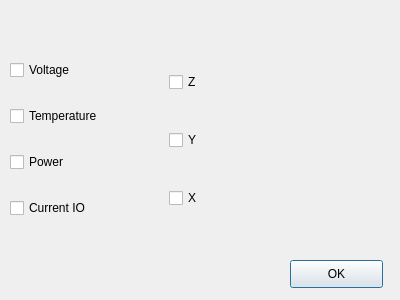
<?xml version="1.0" encoding="UTF-8"?>
<ui version="4.0">
 <class>Dialog</class>
 <widget class="QDialog" name="Dialog">
  <property name="geometry">
   <rect>
    <x>0</x>
    <y>0</y>
    <width>400</width>
    <height>300</height>
   </rect>
  </property>
  <property name="windowTitle">
   <string>Dialog</string>
  </property>
  <widget class="QPushButton" name="OKButton">
   <property name="geometry">
    <rect>
     <x>290</x>
     <y>260</y>
     <width>93</width>
     <height>28</height>
    </rect>
   </property>
   <property name="text">
    <string>OK</string>
   </property>
  </widget>
  <widget class="QWidget" name="">
   <property name="geometry">
    <rect>
     <x>10</x>
     <y>40</y>
     <width>311</width>
     <height>201</height>
    </rect>
   </property>
   <layout class="QHBoxLayout" name="horizontalLayout">
    <item>
     <layout class="QVBoxLayout" name="verticalLayout">
      <item>
       <widget class="QCheckBox" name="voltageBox">
        <property name="text">
         <string>Voltage</string>
        </property>
       </widget>
      </item>
      <item>
       <widget class="QCheckBox" name="temperatureBox">
        <property name="text">
         <string>Temperature</string>
        </property>
       </widget>
      </item>
      <item>
       <widget class="QCheckBox" name="powerBox">
        <property name="text">
         <string>Power</string>
        </property>
       </widget>
      </item>
      <item>
       <widget class="QCheckBox" name="currentBox">
        <property name="text">
         <string>Current IO</string>
        </property>
       </widget>
      </item>
     </layout>
    </item>
    <item>
     <layout class="QVBoxLayout" name="verticalLayout_2">
      <item>
       <widget class="QCheckBox" name="zBox">
        <property name="text">
         <string>Z</string>
        </property>
       </widget>
      </item>
      <item>
       <widget class="QCheckBox" name="yBox">
        <property name="text">
         <string>Y</string>
        </property>
       </widget>
      </item>
      <item>
       <widget class="QCheckBox" name="xBox">
        <property name="text">
         <string>X</string>
        </property>
       </widget>
      </item>
     </layout>
    </item>
   </layout>
  </widget>
 </widget>
 <resources/>
 <connections/>
</ui>
